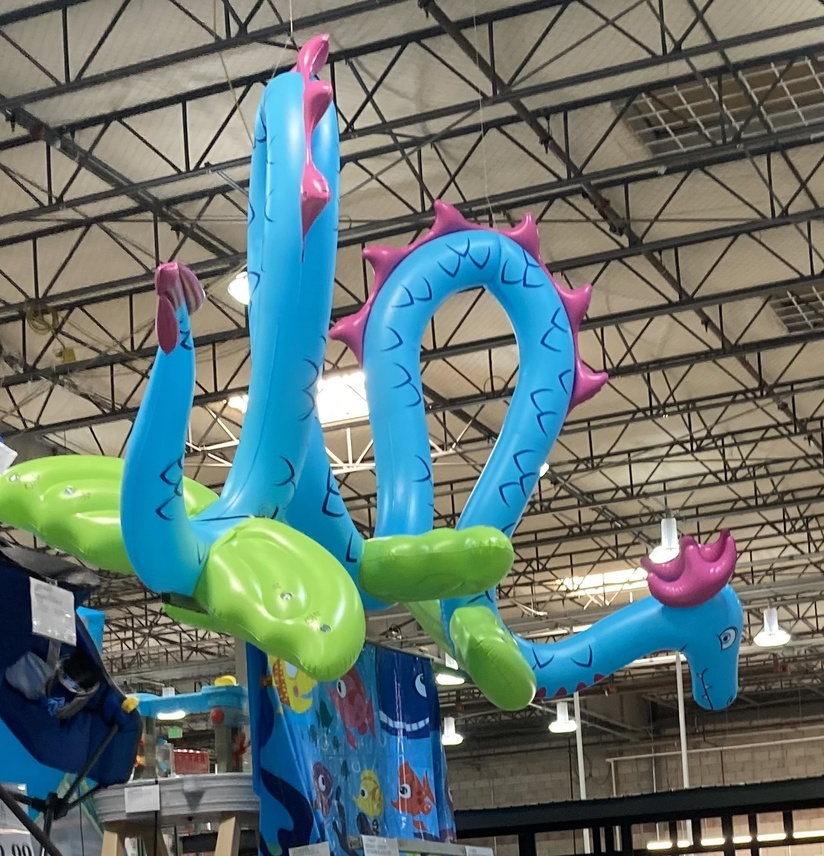
#> input picture PythonCS101/ModifyingPixels/SeaDragon.jpg, 824 x 856 px, shrunk from 1423 x 1478 before the run
$ python pracModifyingPixels.py
#> lines starting #> are read from the running program, lines starting #| are printed output that depends on the picture
# Negate Pixels on the bottom left
from PIL import Image

def negateColor():
    pixelArray = pic.load()
    for x in range(0, pic.width):
        for y in range(0, pic.height):
                r, g, b = pixelArray[x, y]
                pixelArray[x, y] = (255-r, 255-g, 255-b)
    pic.show()

pic = Image.open("SeaDragon.jpg")
#> pic is the input picture: PIL image 824x856 RGB; mean R, G, B 100.9, 117.1, 112.9
negateColor()
#> in negateColor, `pic.show()`:
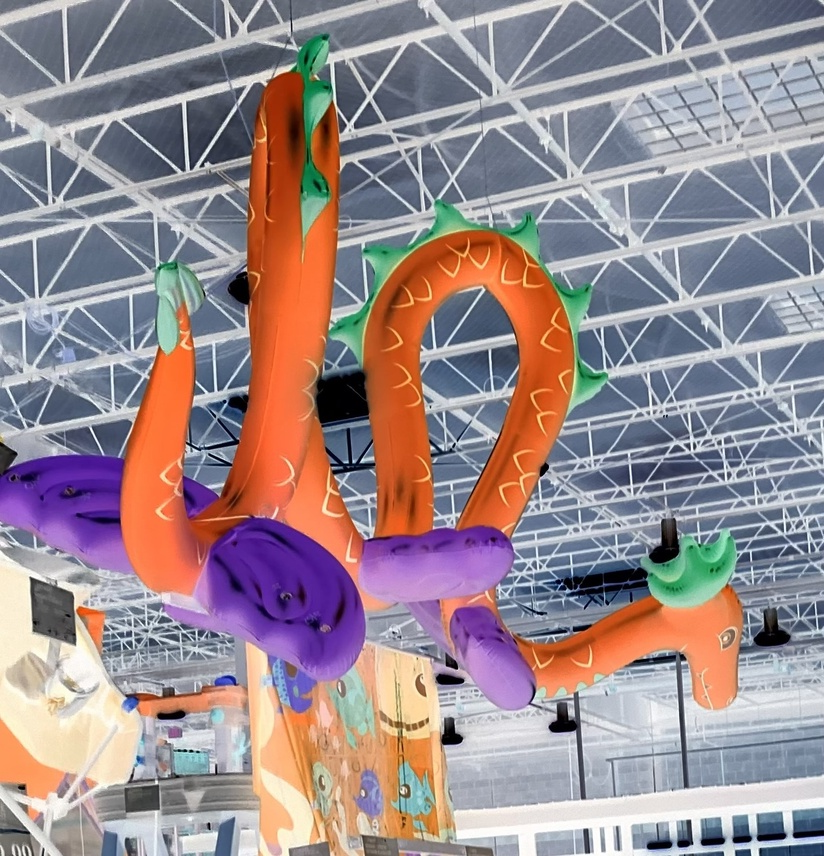
#> shown: PIL image 824x856 RGB; mean R, G, B 154.1, 137.9, 142.1

$ run again, with PythonCS101/ModifyingPixels/beach.jpg copied over PythonCS101/ModifyingPixels/SeaDragon.jpg
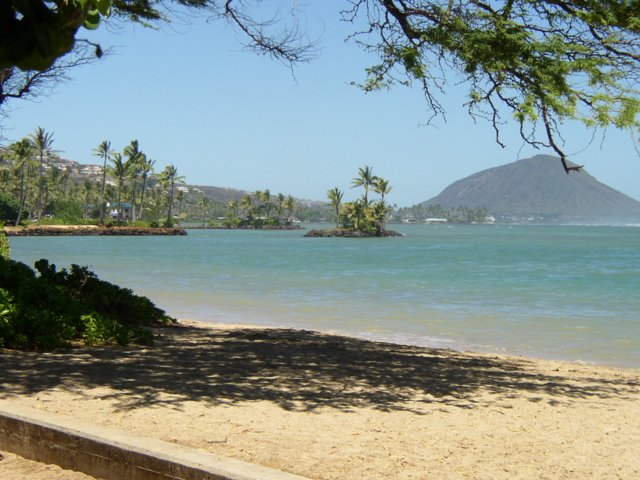
#> input picture PythonCS101/ModifyingPixels/beach.jpg, 640 x 480 px
#> pic is the input picture: PIL image 640x480 RGB; mean R, G, B 133.9, 147.4, 142.4
#> in negateColor, `pic.show()`:
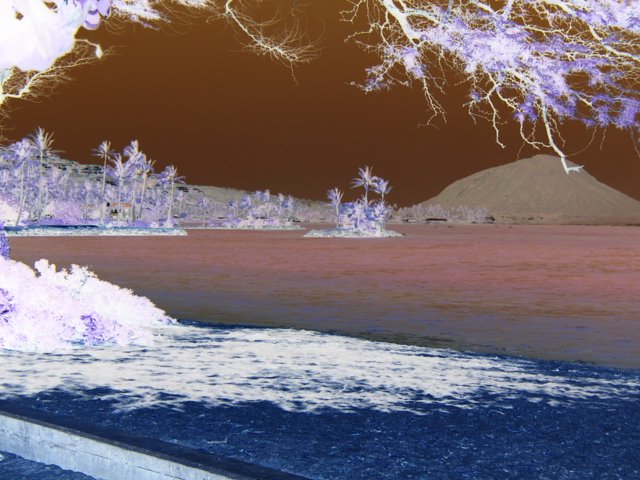
#> shown: PIL image 640x480 RGB; mean R, G, B 121.1, 107.6, 112.6
